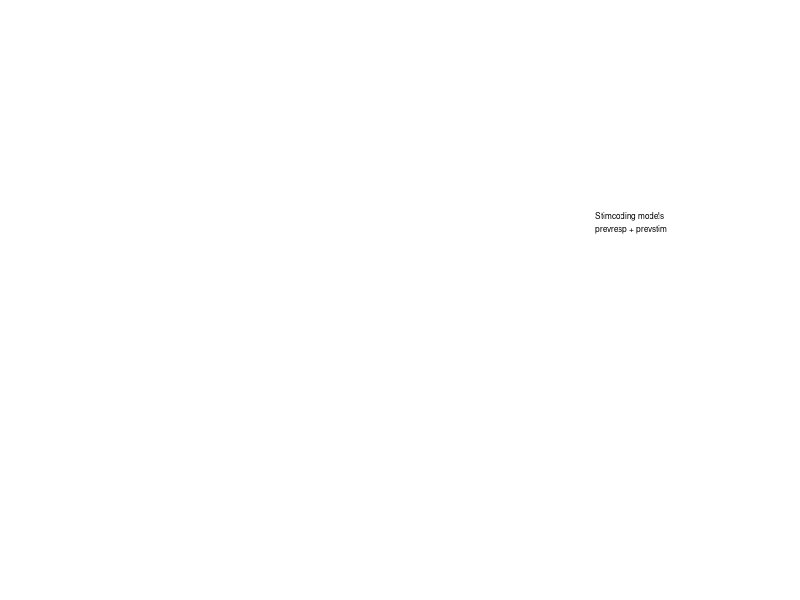
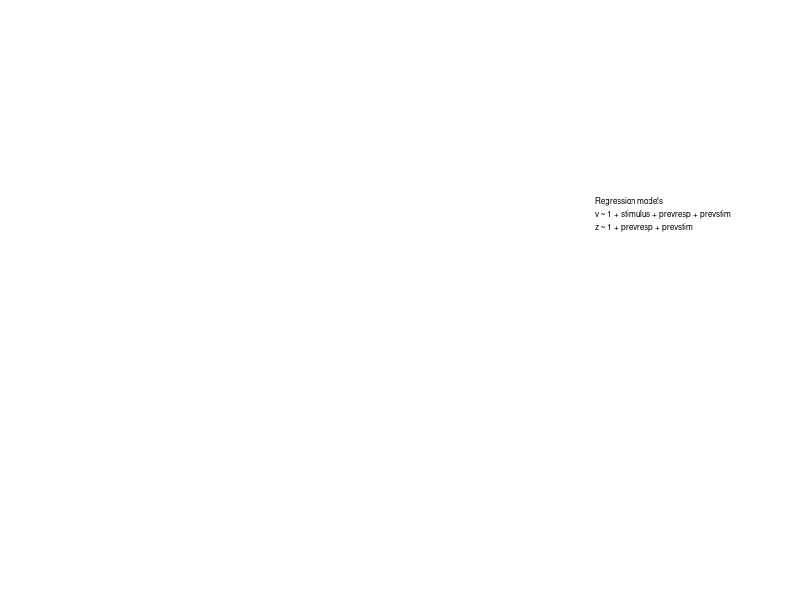

MATLAB code for these plots, in order: (Note: this script raises an error after producing the figures.)
function e1_serialBias_SfN_DIC()

  addpath(genpath('~/code/Tools'));
  warning off; close all;
  global datasets datasetnames

  usr = getenv('USER');
  switch usr
  case 'anne' % local
    datasets = {'RT_RDK', 'projects/0/neurodec/Data/MEG-PL', 'NatComm', 'Anke_2afc_neutral'};
  case 'aeurai' % lisa/cartesius
    datasets = {'RT_RDK', 'MEG', 'NatComm', 'Anke_neutral', 'Anke_repetitive', 'Anke_alternating'};
  end
  datasetnames = {'RT', '2IFC',  'NatComm', 'Anke neutral', 'Anke repetitive', 'Anke alternating'};

  set(groot, 'defaultaxesfontsize', 6, 'defaultaxestitlefontsizemultiplier', 1, ...
  'defaultaxestitlefontweight', 'bold', ...
  'defaultfigurerenderermode', 'manual', 'defaultfigurerenderer', 'painters');
  nrsubpl = length(datasets) + 1;

  % ============================================ %
  % DIC COMPARISON BETWEEN DC, Z AND BOTH
  % ============================================ %

  types = {'stimcoding', 'regress'};

  for s = 1:2
    % 1. STIMCODING, only prevresp
    clf;
    mdls = {'dc_prevresp_prevstim', 'z_prevresp_prevstim', ...
    'dc_z_prevresp_prevstim', 'nohist'};
    for d = 1:length(datasets),
      subplot(4, 4, d);
      getPlotDIC(mdls, types{s}, d, 1);
      title(['Data: ' datasetnames{d}]);
      set(gca, 'xtick', 1:3, 'xticklabel', {'dc', 'z', 'both'});
    end

    subplot(4,4,8);
    switch types{s}
    case 'stimcoding'
      text(-0.2, 0.5, {'Stimcoding models' 'prevresp + prevstim'}, 'fontsize', 6);
    case 'regress'
      text(-0.2, 0.6, {'Regression models', ...
      'v ~ 1 + stimulus + prevresp + prevstim', ...
      'z ~ 1 + prevresp + prevstim'}, 'fontsize', 6);
    end
    axis off;
    print(gcf, '-depsc', sprintf('~/Data/serialHDDM/fig1_DIC_%s.eps', types{s}));
  end

  % % ============================================ %
  % DIC COMPARISON BETWEEN DC, Z AND BOTH
  % ============================================ %

  switch usr
  case 'anne' % local
    datasets = {'RT_RDK', 'projects/0/neurodec/Data/MEG-PL', 'NatComm', 'Anke_2afc_neutral'};
  case 'aeurai' % lisa/cartesius
    datasets = {'RT_RDK', 'MEG', 'NatComm', 'Anke_neutral', 'Anke_serial'};
  end
  datasetnames = {'RT', '2IFC',  'NatComm', 'Anke neutral', 'Anke all'};

  clf; nrsubpl = 5;
  mdls = {'dc_prevresp', 'dc_prevresp_prevstim',  ...
  'dc_prevresp_prevstim_sessions', 'dc_prevresp_prevstim_prevrt', ...
  'dc_prevresp_prevstim_prevrt_prevpupil', ...
  'dc_prevresp_prevstim_prevrt_prevpupil_sessions', 'nohist'};

  for d = 1:length(datasets),
    subplot(nrsubpl, nrsubpl, d);
    getPlotDIC(mdls, types{s}, d, 1);
    set(gca, 'xtick', 1:6, 'xticklabel',...
    {'[1]', '[2]', '[3]', '[4]', '[5]', '[6]'});
    title(['Data: ' datasetnames{d}]);
  end
  subplot(nrsubpl, nrsubpl, d+1);
  text(0, -0.2, {'Regression models', ...
  '[1] v ~ 1 + stimulus + prevresp', ...
  '[2] v ~ 1 + stimulus + prevresp + prevstim', ...
  '[3] v ~ 1 + stimulus*session + prevresp + prevstim', ...
  '     a ~ 1 + session', ...
  '[4] v ~ 1 + stimulus*session + prevresp*prevrt + prevstim*prevrt', ...
  '     a ~ 1 + session', ...
  '[5] v ~ 1 + stimulus*session + prevresp*prevrt + prevstim*prevrt + prevresp*prevpupil + prevstim*prevpupil', ...
  '     a ~ 1 + session', ...
  '[6] v ~ 1 + session*(stimulus + prevresp*prevrt + prevstim*prevrt + prevresp*prevpupil + prevstim*prevpupil)', ...
  '     a ~ 1 + session', ...
  }, 'fontsize', 6); axis off;
  axis off;
  print(gcf, '-depsc', sprintf('~/Data/serialHDDM/fig1_DIC_prevresp_prevstim.eps'));
end

% ============================================ %
% DIC COMPARISON BETWEEN DC, Z AND BOTH
% ============================================ %

function getPlotDIC(mdls, s, d, plotBest)
  global datasets
  axis square;

  mdldic = nan(1, length(mdls));
  for m = 1:length(mdls),
    if ~exist(sprintf('~/Data/%s/HDDM/summary/%s_%s_all.mat', ...
      datasets{d}, s, mdls{m}), 'file'),
      continue;
    end

    load(sprintf('~/Data/%s/HDDM/summary/%s_%s_all.mat', ...
    datasets{d}, s, mdls{m}));

    if (isnan(dic.full) || isempty(dic.full)) && ~all(isnan(dic.chains)),
      dic.full = nanmean(dic.chains);
    end
    mdldic(m) = dic.full;
  end

if isnan(mdldic(end)), assert(1==0); end

  % everything relative to the full mdoel
  mdldic = bsxfun(@minus, mdldic, mdldic(end));
  mdldic = mdldic(1:end-1);

  bar(mdldic, 'facecolor', linspecer(1), 'barwidth', 0.4);

  %# Add a text string above/below each bin
  for i = 1:length(mdldic),
    if mdldic(i) < 0,
      text(i, mdldic(i) - 0.06*range(get(gca, 'ylim')), ...
      num2str(round(mdldic(i))), ...
      'VerticalAlignment', 'top', 'FontSize', 4, 'horizontalalignment', 'center');
    elseif mdldic(i) > 0,
      text(i, mdldic(i) + 0.12*range(get(gca, 'ylim')), ...
      num2str(round(mdldic(i))), ...
      'VerticalAlignment', 'top', 'FontSize', 4, 'horizontalalignment', 'center');
    end
  end

  % indicate which one is best
  bestcolor = linspecer(3);
  if plotBest,
    [~, idx] = min(mdldic);
    hold on;
    disp(idx);
    bar(idx, mdldic(idx), 'facecolor', bestcolor(3, :), 'barwidth', 0.4);
  end

  box off;
  ylabel('\Delta DIC (from nohist)');
  set(gca, 'xticklabel', {'dc', 'z'}, 'tickdir', 'out');
  set(gca, 'YTickLabel', num2str(get(gca, 'YTick')'));
  xlim([0 length(mdls)-0.5]);
  axis square; axis tight;
  ylim(1.5*get(gca, 'ylim'));
  xlim([0 length(mdls)-0.5]);

end
